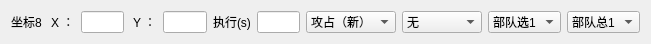
   <widget class="QWidget" name="horizontalLayoutWidget_7">
    <property name="geometry">
     <rect>
      <x>0</x>
      <y>320</y>
      <width>651</width>
      <height>41</height>
     </rect>
    </property>
    <layout class="QHBoxLayout" name="horizontalLayout_10">
     <item>
      <widget class="QLabel" name="label_25">
       <property name="text">
        <string>坐标8 </string>
       </property>
      </widget>
     </item>
     <item>
      <widget class="QLabel" name="label_26">
       <property name="text">
        <string>X ：</string>
       </property>
      </widget>
     </item>
     <item>
      <widget class="QLineEdit" name="et_pos_x_8"/>
     </item>
     <item>
      <widget class="QLabel" name="label_27">
       <property name="text">
        <string> Y ：</string>
       </property>
      </widget>
     </item>
     <item>
      <widget class="QLineEdit" name="et_pos_y_8"/>
     </item>
     <item>
      <widget class="QLabel" name="label_69">
       <property name="text">
        <string>执行(s)</string>
       </property>
      </widget>
     </item>
     <item>
      <widget class="QLineEdit" name="et_delay_8"/>
     </item>
     <item>
      <widget class="QComboBox" name="cbb8">
       <property name="minimumSize">
        <size>
         <width>90</width>
         <height>0</height>
        </size>
       </property>
       <item>
        <property name="text">
         <string>攻占（新）</string>
        </property>
       </item>
       <item>
        <property name="text">
         <string>行军（新）</string>
        </property>
       </item>
       <item>
        <property name="text">
         <string>行军（敌）</string>
        </property>
       </item>
       <item>
        <property name="text">
         <string>攻占（敌）</string>
        </property>
       </item>
       <item>
        <property name="text">
         <string>行军（已）</string>
        </property>
       </item>
       <item>
        <property name="text">
         <string>驻守（己）</string>
        </property>
       </item>
       <item>
        <property name="text">
         <string>扫荡（已）</string>
        </property>
       </item>
       <item>
        <property name="text">
         <string>屯田（已）</string>
        </property>
       </item>
       <item>
        <property name="text">
         <string>驻守（营）</string>
        </property>
       </item>
       <item>
        <property name="text">
         <string>调动（营）</string>
        </property>
       </item>
       <item>
        <property name="text">
         <string>调动（盟）</string>
        </property>
       </item>
       <item>
        <property name="text">
         <string>驻守（盟）</string>
        </property>
       </item>
       <item>
        <property name="text">
         <string>回城</string>
        </property>
       </item>
      </widget>
     </item>
     <item>
      <widget class="QComboBox" name="cb_qk8">
       <property name="minimumSize">
        <size>
         <width>80</width>
         <height>0</height>
        </size>
       </property>
       <item>
        <property name="text">
         <string>无</string>
        </property>
       </item>
       <item>
        <property name="text">
         <string>快速分兵1</string>
        </property>
       </item>
       <item>
        <property name="text">
         <string>快速分兵2</string>
        </property>
       </item>
       <item>
        <property name="text">
         <string>快速分兵3</string>
        </property>
       </item>
       <item>
        <property name="text">
         <string>快速分兵4</string>
        </property>
       </item>
       <item>
        <property name="text">
         <string>快速分兵5</string>
        </property>
       </item>
      </widget>
     </item>
     <item>
      <widget class="QComboBox" name="cb_select_8">
       <item>
        <property name="text">
         <string>部队选1</string>
        </property>
       </item>
       <item>
        <property name="text">
         <string>部队选2</string>
        </property>
       </item>
       <item>
        <property name="text">
         <string>部队选3</string>
        </property>
       </item>
       <item>
        <property name="text">
         <string>部队选4</string>
        </property>
       </item>
       <item>
        <property name="text">
         <string>部队选5</string>
        </property>
       </item>
      </widget>
     </item>
     <item>
      <widget class="QComboBox" name="cb_sum_8">
       <item>
        <property name="text">
         <string>部队总1</string>
        </property>
       </item>
       <item>
        <property name="text">
         <string>部队总2</string>
        </property>
       </item>
       <item>
        <property name="text">
         <string>部队总3</string>
        </property>
       </item>
       <item>
        <property name="text">
         <string>部队总4</string>
        </property>
       </item>
       <item>
        <property name="text">
         <string>部队总5</string>
        </property>
       </item>
      </widget>
     </item>
    </layout>
   </widget>
